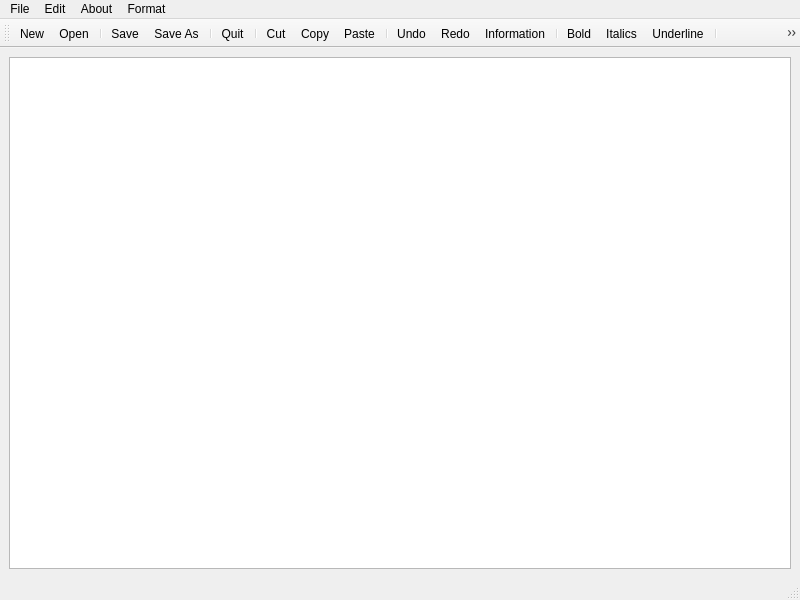
<?xml version="1.0" encoding="UTF-8"?>
<ui version="4.0">
 <class>MainWindow</class>
 <widget class="QMainWindow" name="MainWindow">
  <property name="geometry">
   <rect>
    <x>0</x>
    <y>0</y>
    <width>800</width>
    <height>600</height>
   </rect>
  </property>
  <property name="windowTitle">
   <string>MainWindow</string>
  </property>
  <widget class="QWidget" name="centralwidget">
   <layout class="QVBoxLayout" name="verticalLayout">
    <item>
     <widget class="QTextEdit" name="textEdit"/>
    </item>
   </layout>
  </widget>
  <widget class="QMenuBar" name="menubar">
   <property name="geometry">
    <rect>
     <x>0</x>
     <y>0</y>
     <width>800</width>
     <height>21</height>
    </rect>
   </property>
   <widget class="QMenu" name="menuFile">
    <property name="title">
     <string>File</string>
    </property>
    <addaction name="actionNew"/>
    <addaction name="actionOPen"/>
    <addaction name="separator"/>
    <addaction name="actionSave"/>
    <addaction name="actionSave_As"/>
    <addaction name="separator"/>
    <addaction name="actionQuit"/>
   </widget>
   <widget class="QMenu" name="menuEdit">
    <property name="title">
     <string>Edit</string>
    </property>
    <addaction name="actionCut"/>
    <addaction name="actionCopy"/>
    <addaction name="actionPaste"/>
    <addaction name="separator"/>
    <addaction name="actionUndo"/>
    <addaction name="actionRedo"/>
   </widget>
   <widget class="QMenu" name="menuAbout">
    <property name="title">
     <string>About</string>
    </property>
    <addaction name="actionInformation"/>
   </widget>
   <widget class="QMenu" name="menuFormat">
    <property name="title">
     <string>Format</string>
    </property>
    <addaction name="actionBold"/>
    <addaction name="actionItalics"/>
    <addaction name="actionUnderline"/>
    <addaction name="separator"/>
    <addaction name="actionFont_color"/>
    <addaction name="actionBackground_color"/>
    <addaction name="actionFont_settings"/>
   </widget>
   <addaction name="menuFile"/>
   <addaction name="menuEdit"/>
   <addaction name="menuAbout"/>
   <addaction name="menuFormat"/>
  </widget>
  <widget class="QStatusBar" name="statusbar"/>
  <widget class="QToolBar" name="toolBar">
   <property name="windowTitle">
    <string>toolBar</string>
   </property>
   <attribute name="toolBarArea">
    <enum>TopToolBarArea</enum>
   </attribute>
   <attribute name="toolBarBreak">
    <bool>false</bool>
   </attribute>
   <addaction name="actionNew"/>
   <addaction name="actionOPen"/>
   <addaction name="separator"/>
   <addaction name="actionSave"/>
   <addaction name="actionSave_As"/>
   <addaction name="separator"/>
   <addaction name="actionQuit"/>
   <addaction name="separator"/>
   <addaction name="actionCut"/>
   <addaction name="actionCopy"/>
   <addaction name="actionPaste"/>
   <addaction name="separator"/>
   <addaction name="actionUndo"/>
   <addaction name="actionRedo"/>
   <addaction name="actionInformation"/>
   <addaction name="separator"/>
   <addaction name="actionBold"/>
   <addaction name="actionItalics"/>
   <addaction name="actionUnderline"/>
   <addaction name="separator"/>
   <addaction name="actionFont_color"/>
   <addaction name="actionBackground_color"/>
   <addaction name="actionFont_settings"/>
   <addaction name="separator"/>
  </widget>
  <action name="actionNew">
   <property name="icon">
    <iconset resource="resource.qrc">
     <normaloff>:/rec/img/new.jpg</normaloff>:/rec/img/new.jpg</iconset>
   </property>
   <property name="text">
    <string>New</string>
   </property>
  </action>
  <action name="actionOPen">
   <property name="icon">
    <iconset resource="resource.qrc">
     <normaloff>:/rec/img/open.png</normaloff>:/rec/img/open.png</iconset>
   </property>
   <property name="text">
    <string>Open</string>
   </property>
  </action>
  <action name="actionSave">
   <property name="icon">
    <iconset resource="resource.qrc">
     <normaloff>:/rec/img/save.ico</normaloff>:/rec/img/save.ico</iconset>
   </property>
   <property name="text">
    <string>Save</string>
   </property>
  </action>
  <action name="actionSave_As">
   <property name="icon">
    <iconset resource="resource.qrc">
     <normaloff>:/rec/img/save as.ico</normaloff>:/rec/img/save as.ico</iconset>
   </property>
   <property name="text">
    <string>Save As</string>
   </property>
  </action>
  <action name="actionQuit">
   <property name="icon">
    <iconset resource="resource.qrc">
     <normaloff>:/rec/img/quit.jpg</normaloff>:/rec/img/quit.jpg</iconset>
   </property>
   <property name="text">
    <string>Quit</string>
   </property>
  </action>
  <action name="actionCut">
   <property name="icon">
    <iconset resource="resource.qrc">
     <normaloff>:/rec/img/cut.webp</normaloff>:/rec/img/cut.webp</iconset>
   </property>
   <property name="text">
    <string>Cut</string>
   </property>
  </action>
  <action name="actionCopy">
   <property name="icon">
    <iconset resource="resource.qrc">
     <normaloff>:/rec/img/copy.png</normaloff>:/rec/img/copy.png</iconset>
   </property>
   <property name="text">
    <string>Copy</string>
   </property>
  </action>
  <action name="actionPaste">
   <property name="icon">
    <iconset resource="resource.qrc">
     <normaloff>:/rec/img/paste.png</normaloff>:/rec/img/paste.png</iconset>
   </property>
   <property name="text">
    <string>Paste</string>
   </property>
  </action>
  <action name="actionUndo">
   <property name="icon">
    <iconset resource="resource.qrc">
     <normaloff>:/rec/img/undo.webp</normaloff>:/rec/img/undo.webp</iconset>
   </property>
   <property name="text">
    <string>Undo</string>
   </property>
  </action>
  <action name="actionRedo">
   <property name="icon">
    <iconset resource="resource.qrc">
     <normaloff>:/rec/img/redo.png</normaloff>:/rec/img/redo.png</iconset>
   </property>
   <property name="text">
    <string>Redo</string>
   </property>
  </action>
  <action name="actionInformation">
   <property name="icon">
    <iconset resource="resource.qrc">
     <normaloff>:/rec/img/information.png</normaloff>:/rec/img/information.png</iconset>
   </property>
   <property name="text">
    <string>Information</string>
   </property>
  </action>
  <action name="actionBold">
   <property name="icon">
    <iconset resource="resource.qrc">
     <normaloff>:/rec/img/bold.png</normaloff>:/rec/img/bold.png</iconset>
   </property>
   <property name="text">
    <string>Bold</string>
   </property>
  </action>
  <action name="actionItalics">
   <property name="icon">
    <iconset resource="resource.qrc">
     <normaloff>:/rec/img/italics.png</normaloff>:/rec/img/italics.png</iconset>
   </property>
   <property name="text">
    <string>Italics</string>
   </property>
  </action>
  <action name="actionUnderline">
   <property name="icon">
    <iconset resource="resource.qrc">
     <normaloff>:/rec/img/underline.png</normaloff>:/rec/img/underline.png</iconset>
   </property>
   <property name="text">
    <string>Underline</string>
   </property>
  </action>
  <action name="actionFont_color">
   <property name="icon">
    <iconset resource="resource.qrc">
     <normaloff>:/rec/img/font color.png</normaloff>:/rec/img/font color.png</iconset>
   </property>
   <property name="text">
    <string>Font color</string>
   </property>
  </action>
  <action name="actionBackground_color">
   <property name="icon">
    <iconset resource="resource.qrc">
     <normaloff>:/rec/img/bg color.png</normaloff>:/rec/img/bg color.png</iconset>
   </property>
   <property name="text">
    <string>Background color</string>
   </property>
  </action>
  <action name="actionFont_settings">
   <property name="icon">
    <iconset resource="resource.qrc">
     <normaloff>:/rec/img/font settings.webp</normaloff>:/rec/img/font settings.webp</iconset>
   </property>
   <property name="text">
    <string>Font settings</string>
   </property>
  </action>
 </widget>
 <resources>
  <include location="resource.qrc"/>
 </resources>
 <connections/>
</ui>
